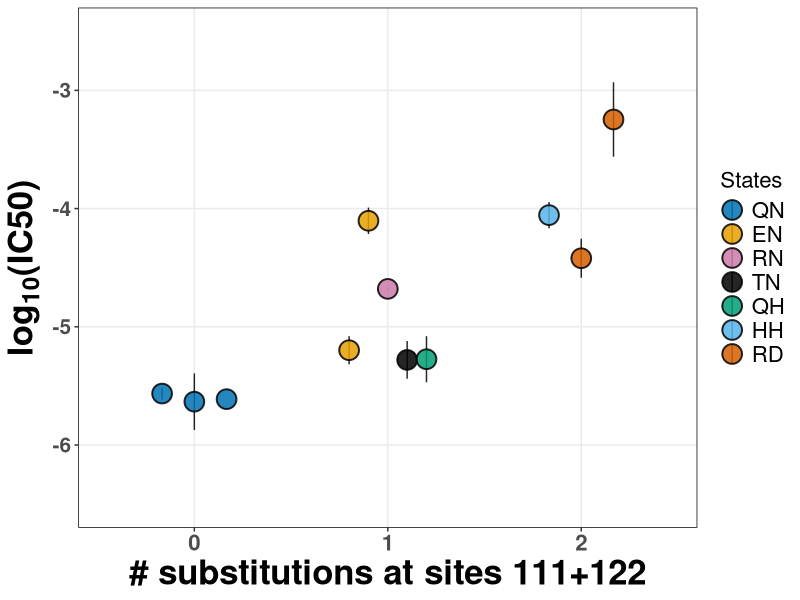
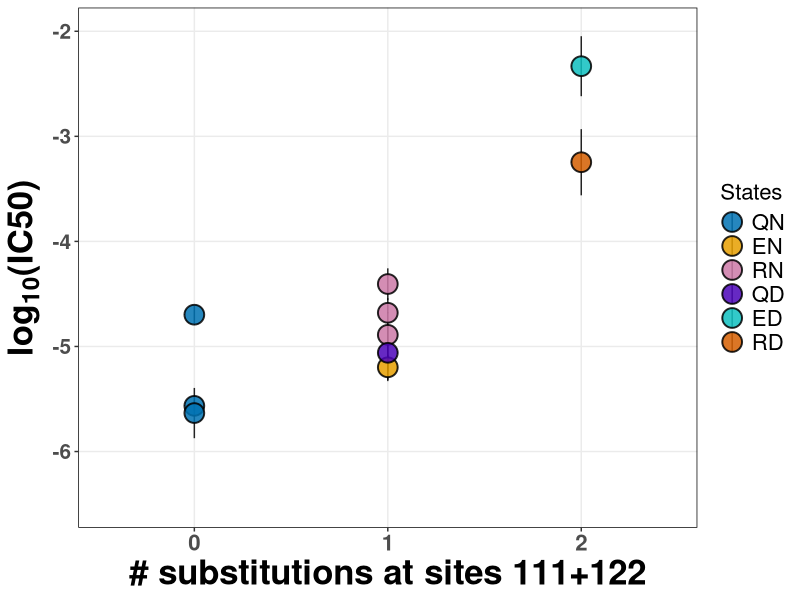
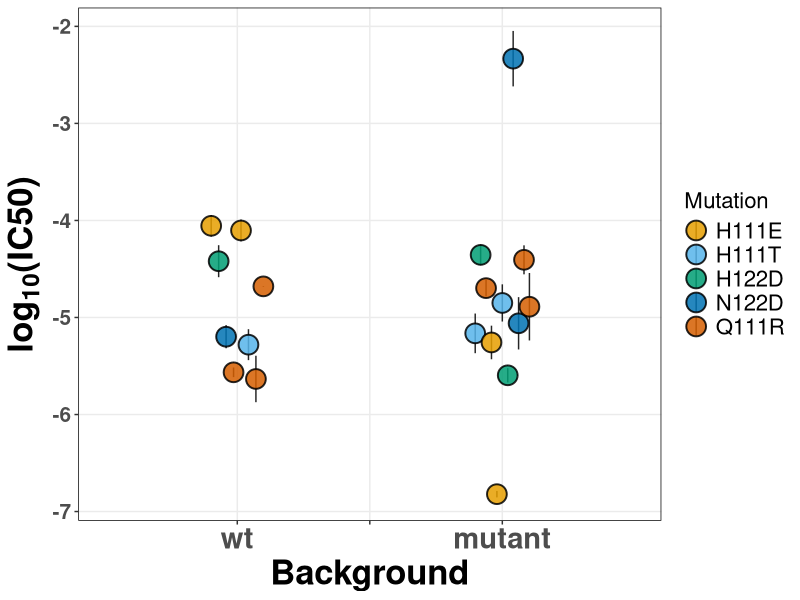
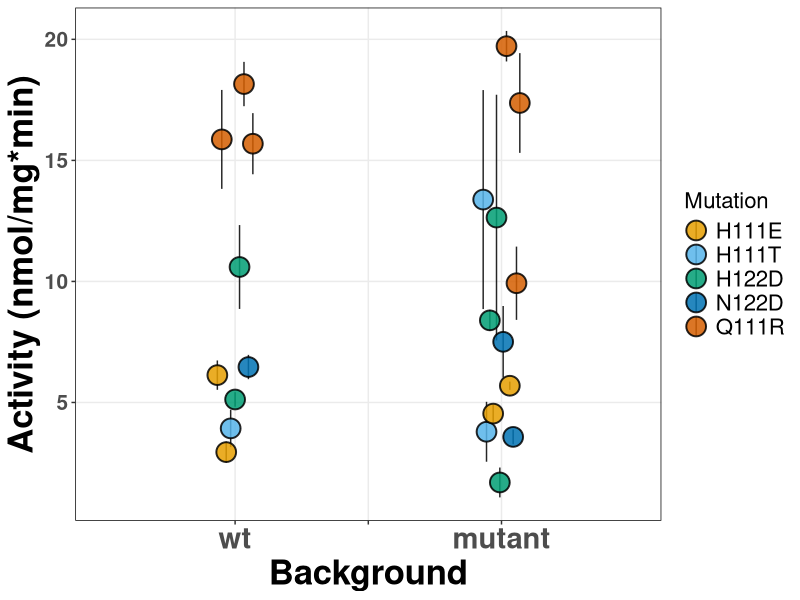
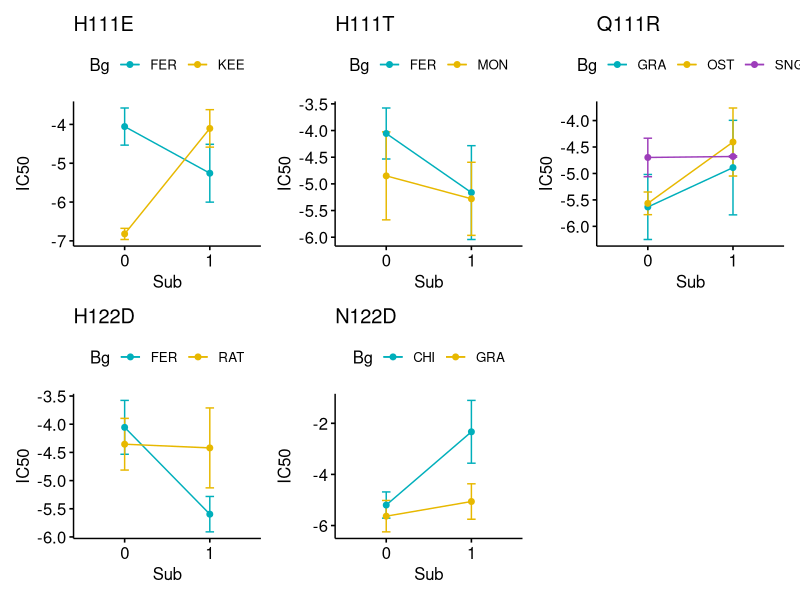
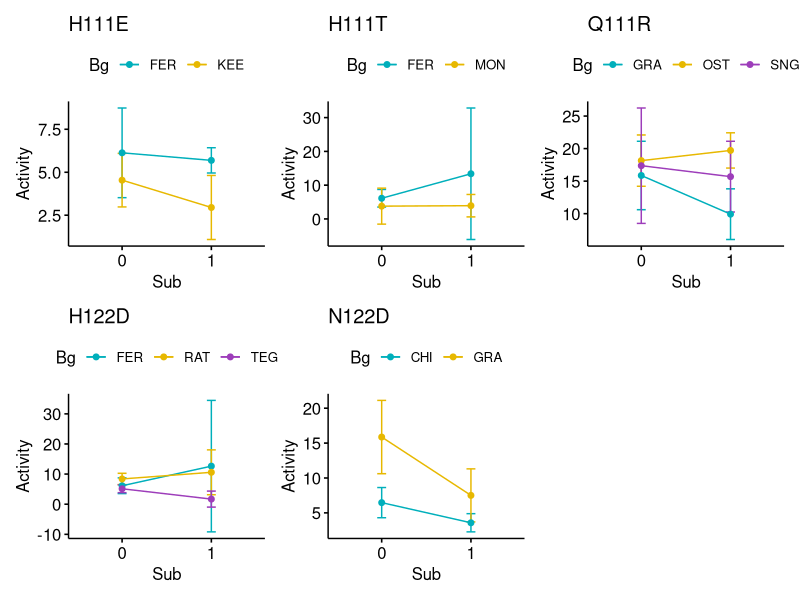

Reproduce these figures in R, in order.
## ---- chunk 1
require("knitr")
knitr::opts_chunk$set(echo = TRUE)
knitr::opts_chunk$set(fig.width=5, fig.height=5)

# check for packages and install any that are missing
packages <- c("dplyr", "ggplot2", "ggrepel","patchwork","tidyr","RColorBrewer","ggpubr")
installed_packages <- packages %in% rownames(installed.packages())

if(any(installed_packages == F)) {
  install.packages(packages[!installed_packages])
}

# load packages
invisible(lapply(packages, library, character.only=TRUE))

## ---- chunk 2
data <- read.csv("../data/IC50_and_ATPase_Data.csv",h=TRUE)
data <- data[data$native=="YES",]

construct <- unique(data$construct)
meanIC50 <- c()
sd <- c()
se <- c()
ci95 <- c()
mutation <- c()

for(i in 1:length(construct)){
  t <- data[data$construct==construct[i],]
  meanIC50 <- c(meanIC50,mean(t$IC50))
  sd <- c(sd,(sd(t$IC50)))
  se_i <- sd(t$IC50)/sqrt(length(t$IC50)) #standard error of the mean
  se <- c(se,se_i)
  ciMult <- qt(0.025, length(t$IC50)-1,lower.tail = FALSE) # critical value of t for small samples (t[a/2], with a = 0.05)
  ci95_i <- se_i * ciMult 
  ci95 <- c(ci95,ci95_i)
  mutation <- c(mutation,unique(t$mutations_111.122))
}

data_sum <- data.frame(construct,meanIC50,sd,se,ci95,mutation)
data_sum$state <- c("RD","EN","HH","EN","TN","QH","QN","RN","QN","RD","QN")
data_sum$state <- factor(data_sum$state, levels=c("QN","EN","RN","TN","QH","HH","RD"))

#Plot
ggplot(data_sum,aes(x=factor(mutation),y=meanIC50),color=state) +
  #geom_point(size=4,aes(fill = state),shape=21,position = "jitter") + 
  #geom_jitter(shape=21, size=4,aes(fill = state),width = 0.15) +
  geom_pointrange(aes(ymin=meanIC50-se, ymax=meanIC50+se,fill=state), size=1.5,shape=21,alpha=0.85,
                  position=position_dodge2(width=0.5)) +
  scale_fill_manual(values = c("#0072B2","#E69F00","#CC79A7","#000000","#009E73","#56B4E9","#D55E00")) +
  labs(x = "# substitutions at sites 111+122", y = expression(bold(paste("log"["10"],"(IC50)"))),fill="States") +
  theme(
    panel.background = element_rect(fill = NA),
    panel.border = element_rect(linetype = 1, fill = NA),
    panel.grid.major = element_line(colour = "grey92"),
    axis.text.x = element_text(face="bold", size=16),
    axis.text.y = element_text(face="bold", size=15), 
    axis.title = element_text(face="bold", size=25)
  ) +
  scale_y_continuous(limits = c(-6.5,-2.5)) +
  theme(legend.box.background = element_blank(),
        legend.key = element_rect(fill = "white"),
        legend.text = element_text(size=16),
        legend.title = element_text(size=16)) #+
  #geom_text_repel(data=data_sum,aes(label=construct), color = 'grey40', box.padding = unit(0.35, "lines"), 
  #                point.padding = unit(0.5, "lines"),force=1,direction="both",size=6)
## ---- chunk 3
data <- read.csv("../data/IC50_and_ATPase_Data.csv",h=TRUE)

prots <- c("Sandgrouse","Sandgruse+R111Q","Leptodactylus_S",
           "Leptodactylus_S +N122D","Leptodactylus_S +Q111R",
           "Chinchilla","Chinchilla+N122D","Ostrich","Ostrich+Q111R",
           "Leptodatylus_R")
data <- data[data$construct %in% prots,]

construct <- unique(data$construct)
meanIC50 <- c()
sd <- c()
se <- c()
ci95 <- c()
mutation <- c()

for(i in 1:length(construct)){
  t <- data[data$construct==construct[i],]
  meanIC50 <- c(meanIC50,mean(t$IC50))
  sd <- c(sd,(sd(t$IC50)))
  se_i <- sd(t$IC50)/sqrt(length(t$IC50)) #standard error of the mean
  se <- c(se,se_i)
  ciMult <- qt(0.025, length(t$IC50)-1,lower.tail = FALSE) # critical value of t for small samples (t[a/2], with a = 0.05)
  ci95_i <- se_i * ciMult 
  ci95 <- c(ci95,ci95_i)
  mutation <- c(mutation,unique(t$mutations_111.122))
}

data_sum <- data.frame(construct,meanIC50,sd,se,ci95,mutation) %>% tidyr::drop_na(meanIC50)
data_sum$state <- c("EN","QN","RN","ED","RN","QN","QN","RN","QD","RD")
data_sum$state <- factor(data_sum$state, levels=c("QN","EN","RN","QD","ED","RD"))
data_sum$sp <- c("Chinchilla","Ostrich","Sandgrouse","Chinchilla","Ostrich","Sandgrouse","Leptodactylus","Leptodactylus",
             "Leptodactylus","Leptodactylus")

data_sum$new_x <- c(1.17,0.15,0.8,1.85,0.85,0,-0.15,0.85,0.9,2.1)

native_prots <- data_sum[c(1,2,3,7),]

#Plot
p1 <- ggplot(data_sum,aes(x=factor(mutation),y=meanIC50),color=state) +
  geom_pointrange(aes(ymin=meanIC50-se, ymax=meanIC50+se,fill=state), size=1.5,shape=21,alpha=0.85) +
  scale_fill_manual(values = c("#0072B2","#E69F00","#CC79A7","#4c04b8","#0fbfbf","#D55E00")) +
  labs(x = "# substitutions at sites 111+122", y = expression(bold(paste("log"["10"],"(IC50)"))),fill="States") +
  theme(
    panel.background = element_rect(fill = NA),
    panel.border = element_rect(linetype = 1, fill = NA),
    panel.grid.major = element_line(colour = "grey92"),
    axis.text.x = element_text(face="bold", size=16),
    axis.text.y = element_text(face="bold", size=15), 
    axis.title = element_text(face="bold", size=25)
  ) +
  scale_y_continuous(limits = c(-6.5,-2)) +
  theme(legend.box.background = element_blank(),
        legend.key = element_rect(fill = "white"),
        legend.text = element_text(size=16),
        legend.title = element_text(size=16)) #+
  geom_text_repel(data=data_sum,aes(label=construct), color = 'grey40', box.padding = unit(0.35, "lines"), 
                point.padding = unit(0.5, "lines"),force=1,direction="both",size=3)


#Alternative plot
p2 <- ggplot(data_sum,aes(x=new_x,y=meanIC50),color=state) +
    geom_pointrange(aes(ymin=meanIC50-se, ymax=meanIC50+se,fill=state), size=1.5,shape=21,alpha=0.85,
                    position=position_dodge2(width=0.3)) +
    scale_fill_manual(values = c("#0072B2","#E69F00","#CC79A7","#4c04b8","#0fbfbf","#D55E00")) +
    scale_x_continuous(limits = c(-0.4,2.4),breaks = c(0,1,2),labels = c("0","1","2")) +
    labs(x = "# substitutions at sites 111+122", y = expression(bold(paste("log"["10"],"(IC50)"))),fill="States") +
    theme(
      panel.background = element_rect(fill = NA),
      panel.border = element_rect(linetype = 1, fill = NA),
      panel.grid.major = element_line(colour = "grey92"),
      axis.text.x = element_text(face="bold", size=16),
      axis.text.y = element_text(face="bold", size=15), 
      axis.title = element_text(face="bold", size=25)
    ) +
    scale_y_continuous(limits = c(-6.5,-2)) +
    theme(legend.box.background = element_blank(),
          legend.key = element_rect(fill = "white"),
          legend.text = element_text(size=16),
          legend.title = element_text(size=16)) #+
  #geom_text_repel(data=data_sum,aes(label=construct), color = 'grey40', box.padding = unit(0.35, "lines"), 
  #                point.padding = unit(0.5, "lines"),force=1,direction="both",size=3)

p1 
## ---- chunk 4
data <- read.csv("../data/Five_cases_mutations.csv",h=TRUE)

construct <- unique(data$construct)
construct <- construct[!construct %in% c("f1_Xenodon","f2_Xenodon","Lepto_S2")] # remove "duplicated" wild types
meanIC50 <- c()
sd <- c() #standard deviation
se <- c()
ci95 <- c() #95% confidence interval
mutation <- c()
bg <- c()

is.integer0 <- function(x)
{
  is.integer(x) && length(x) == 0L
}

for(i in 1:length(construct)){
  t <- data[data$construct==construct[i],]
  meanIC50 <- c(meanIC50,mean(t$IC50))
  sd_i <- sd(t$IC50)
  sd <- c(sd,sd_i)
  se_i <- sd(t$IC50)/sqrt(length(t$IC50))
  se <- c(se,se_i)
  ciMult <- 1.960*(sd_i/sqrt(dim(t)[1])) #Z value for 95% confidence interval
  ci95_i <- sd_i * ciMult 
  ci95 <- c(ci95,ci95_i)
  mutation <- c(mutation,unique(t$State))
  if(is.integer0(grep("\\+[A-Z][0-9]+[A-Z]",unique(t$construct)))) bg <- c(bg,"wt")
  else bg <- c(bg,"mutant")
}

data_sum <- data.frame(construct,meanIC50,sd,se,ci95,mutation,bg)
data_sum <- data_sum[!(grepl("Tupinambis",data_sum$construct)),]
data_sum$bg <- factor(x = data_sum$bg, levels = c("wt","mutant"))
data_sum$new_x <- c(1.4,3.5,1.6,3.5,3.4,1.6,3.5,3.5,1.4,3.4,1.4,3.6,1.6,3.6,1.6,3.4,3.6,1.4,3.5)

#Plot
ggplot(data_sum,aes(x=new_x,y=meanIC50)) + 
  geom_pointrange(aes(ymin=meanIC50-se, ymax=meanIC50+se,fill=mutation), size=1.5,shape=21,alpha=0.85,
                  position=position_dodge2(width=0.45)) +
  scale_fill_manual(values = c("#E69F00","#56B4E9","#009E73","#0072B2", "#D55E00")) +
  scale_x_continuous(limits = c(0.5,4.5),breaks = c(1.5,2.5,3.5),labels = c("wt","","mutant")) +
  labs(x = "Background", y = expression(bold(paste("log"["10"],"(IC50)"))),fill="Mutation") +
  theme(
    panel.background = element_rect(fill = NA),
    panel.border = element_rect(linetype = 1, fill = NA),
    panel.grid.major = element_line(colour = "grey92"),
    axis.text.x = element_text(face="bold", size=21),
    axis.text.y = element_text(face="bold", size=15), 
    axis.title = element_text(face="bold", size=25)
  ) +
  theme(legend.box.background = element_blank(),
        legend.key = element_rect(fill = "white"),
        legend.text = element_text(size=16),
        legend.title = element_text(size=16))

## ---- chunk 5
data <- read.csv("../data/Five_cases_mutations.csv",h=TRUE)

construct <- unique(data$construct)
construct <- construct[!construct %in% c("f1_Xenodon","f2_Xenodon","Lepto_S2")] # remove "duplicated" wild types
meanActivity <- c()
sd <- c() #standard deviation
se <- c()
ci95 <- c() #95% confidence interval
mutation <- c()
bg <- c()

is.integer0 <- function(x)
{
  is.integer(x) && length(x) == 0L
}

for(i in 1:length(construct)){
  t <- data[data$construct==construct[i],]
  meanActivity <- c(meanActivity,mean(t$Activity))
  sd_i <- sd(t$Activity)
  sd <- c(sd,sd_i)
  se_i <- sd(t$Activity)/sqrt(length(t$Activity))
  se <- c(se,se_i)
  ciMult <- 1.960*(sd_i/sqrt(dim(t)[1])) #Z value for 95% confidence interval
  ci95_i <- sd_i * ciMult 
  ci95 <- c(ci95,ci95_i)
  mutation <- c(mutation,unique(t$State))
  if(is.integer0(grep("\\+[A-Z][0-9]+[A-Z]",unique(t$construct)))) bg <- c(bg,"wt")
  else bg <- c(bg,"mutant")
}

data_sum <- data.frame(construct,meanActivity,sd,se,ci95,mutation,bg)
data_sum$bg <- factor(x = data_sum$bg, levels = c("wt","mutant"))
data_sum$new_x <- c(1.4,3.6,1.5,3.5,3.4,1.5,3.4,3.5,1.5,3.5,1.5,3.4,1.5,3.5,1.4,3.6,1.6,3.6,3.5,1.6,3.6)

#Plot
ggplot(data_sum,aes(x=new_x,y=meanActivity)) + 
  geom_pointrange(aes(ymin=meanActivity-se, ymax=meanActivity+se,fill=mutation), size=1.5,shape=21,alpha=0.85,
                  position=position_dodge2(width=0.3)) +
  scale_fill_manual(values = c("#E69F00","#56B4E9","#009E73","#0072B2", "#D55E00")) +
  scale_x_continuous(limits = c(0.5,4.5),breaks = c(1.5,2.5,3.5),labels = c("wt","","mutant")) +
  labs(x = "Background", y = "Activity (nmol/mg*min)",fill="Mutation") +
  theme(
    panel.background = element_rect(fill = NA),
    panel.border = element_rect(linetype = 1, fill = NA),
    panel.grid.major = element_line(colour = "grey92"),
    axis.text.x = element_text(face="bold", size=21),
    axis.text.y = element_text(face="bold", size=15), 
    axis.title = element_text(face="bold", size=25)
  ) +
  theme(legend.box.background = element_blank(),
        legend.key = element_rect(fill = "white"),
        legend.text = element_text(size=16),
        legend.title = element_text(size=16))

## ---- chunk 6
rev <- read.csv("../data/Reversibility.csv",h=T)
eq <- read.csv("../data/Equivalence.csv",h=T)

#H111E
h111e <- rev[rev$State=="H111E",]
h111e$Background <- as.factor(h111e$Background)
h111e$Sub <- as.factor(h111e$Sub)
h111e$Bg <- rep(c("FER","KEE"),each=6)

summary(aov(IC50 ~ Background * Sub, data = h111e))

a <- ggline(h111e, x = "Sub", y = "IC50", color = "Bg",
       add = c("mean_ci",  error.plot = "pointrange"),
       palette = c("#00AFBB", "#E7B800"),title="H111E")

a1 <- ggline(h111e, x = "Sub", y = "Activity", color = "Bg",
            add = c("mean_ci",  error.plot = "pointrange"),
            palette = c("#00AFBB", "#E7B800"),title="H111E")

#H111T
h111t <- rev[rev$State=="H111T",]
h111t$Background <- as.factor(h111t$Background)
h111t$Sub <- as.factor(h111t$Sub)
h111t$Bg <- rep(c("FER","MON"),each=6)

summary(aov(IC50 ~ Background * Sub, data = h111t))

b <- ggline(h111t, x = "Sub", y = "IC50", color = "Bg",
       add = c("mean_ci",  error.plot = "pointrange"),
       palette = c("#00AFBB", "#E7B800"),title="H111T")

b1 <- ggline(h111t, x = "Sub", y = "Activity", color = "Bg",
            add = c("mean_ci",  error.plot = "pointrange"),
            palette = c("#00AFBB", "#E7B800"),title="H111T")


#Q111R
q111r <- rev[rev$State=="Q111R",]
q111r$Background <- as.factor(q111r$Background)
q111r$Sub <- as.factor(q111r$Sub)
q111r$Bg <- rep(c("OST","GRA","SNG"),times=c(6,12,6))

anova(aov(IC50 ~ Background * Sub, data = q111r))

c <- ggline(q111r, x = "Sub", y = "IC50", color = "Bg",
       add = c("mean_ci",  error.plot = "pointrange"),
       palette = c("#00AFBB", "#E7B800","#9d3dba"),title="Q111R")

c1 <- ggline(q111r, x = "Sub", y = "Activity", color = "Bg",
            add = c("mean_ci",  error.plot = "pointrange"),
            palette = c("#00AFBB", "#E7B800","#9d3dba"),title="Q111R")

#H122D
h122d <- rev[rev$State=="H122D",]
h122d$Background <- as.factor(h122d$Background)
h122d$Sub <- as.factor(h122d$Sub)
h122d$Bg <- rep(c("FER","TEG","RAT"),each=6)

summary(aov(IC50 ~ Background * Sub, data = h122d[!(grepl("Tupinambis",h122d$construct)),]))

d <- h122d %>% slice(-c(7:12)) %>%
  ggline(., x = "Sub", y = "IC50", color = "Bg",
       add = c("mean_ci",  error.plot = "pointrange"),
       palette = c("#00AFBB", "#E7B800"),title="H122D")

d1 <- ggline(h122d, x = "Sub", y = "Activity", color = "Bg",
         add = c("mean_ci",  error.plot = "pointrange"),
         palette = c("#00AFBB", "#E7B800","#9d3dba"),title="H122D")

#N122D
n122d <- eq[eq$State=="N122D",]
n122d$Background <- as.factor(n122d$Background)
n122d$Sub <- as.factor(n122d$Sub)
n122d$Bg <- rep(c("GRA","CHI"),times=c(12,6))

summary(aov(IC50 ~ Background * Sub, data = n122d))

e <- ggline(n122d, x = "Sub", y = "IC50", color = "Bg",
       add = c("mean_ci",  error.plot = "pointrange"),
       palette = c("#00AFBB", "#E7B800"),title="N122D")

e1 <- ggline(n122d, x = "Sub", y = "Activity", color = "Bg",
            add = c("mean_ci",  error.plot = "pointrange"),
            palette = c("#00AFBB", "#E7B800"),title="N122D")


# PLOT
a+b+c+d+e
a1+b1+c1+d1+e1
